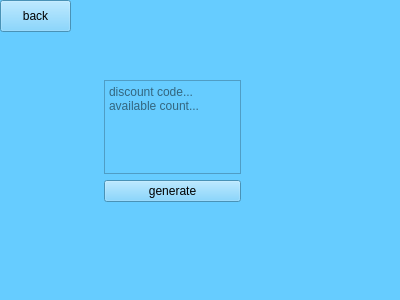
<?xml version="1.0" encoding="UTF-8"?>
<ui version="4.0">
 <class>Get_discode_form</class>
 <widget class="QWidget" name="Get_discode_form">
  <property name="geometry">
   <rect>
    <x>0</x>
    <y>0</y>
    <width>400</width>
    <height>300</height>
   </rect>
  </property>
  <property name="palette">
   <palette>
    <active>
     <colorrole role="WindowText">
      <brush brushstyle="SolidPattern">
       <color alpha="255">
        <red>0</red>
        <green>0</green>
        <blue>0</blue>
       </color>
      </brush>
     </colorrole>
     <colorrole role="Button">
      <brush brushstyle="SolidPattern">
       <color alpha="255">
        <red>102</red>
        <green>204</green>
        <blue>255</blue>
       </color>
      </brush>
     </colorrole>
     <colorrole role="Light">
      <brush brushstyle="SolidPattern">
       <color alpha="255">
        <red>230</red>
        <green>247</green>
        <blue>255</blue>
       </color>
      </brush>
     </colorrole>
     <colorrole role="Midlight">
      <brush brushstyle="SolidPattern">
       <color alpha="255">
        <red>166</red>
        <green>225</green>
        <blue>255</blue>
       </color>
      </brush>
     </colorrole>
     <colorrole role="Dark">
      <brush brushstyle="SolidPattern">
       <color alpha="255">
        <red>51</red>
        <green>102</green>
        <blue>127</blue>
       </color>
      </brush>
     </colorrole>
     <colorrole role="Mid">
      <brush brushstyle="SolidPattern">
       <color alpha="255">
        <red>68</red>
        <green>136</green>
        <blue>170</blue>
       </color>
      </brush>
     </colorrole>
     <colorrole role="Text">
      <brush brushstyle="SolidPattern">
       <color alpha="255">
        <red>0</red>
        <green>0</green>
        <blue>0</blue>
       </color>
      </brush>
     </colorrole>
     <colorrole role="BrightText">
      <brush brushstyle="SolidPattern">
       <color alpha="255">
        <red>255</red>
        <green>255</green>
        <blue>255</blue>
       </color>
      </brush>
     </colorrole>
     <colorrole role="ButtonText">
      <brush brushstyle="SolidPattern">
       <color alpha="255">
        <red>0</red>
        <green>0</green>
        <blue>0</blue>
       </color>
      </brush>
     </colorrole>
     <colorrole role="Base">
      <brush brushstyle="SolidPattern">
       <color alpha="255">
        <red>255</red>
        <green>255</green>
        <blue>255</blue>
       </color>
      </brush>
     </colorrole>
     <colorrole role="Window">
      <brush brushstyle="SolidPattern">
       <color alpha="255">
        <red>102</red>
        <green>204</green>
        <blue>255</blue>
       </color>
      </brush>
     </colorrole>
     <colorrole role="Shadow">
      <brush brushstyle="SolidPattern">
       <color alpha="255">
        <red>0</red>
        <green>0</green>
        <blue>0</blue>
       </color>
      </brush>
     </colorrole>
     <colorrole role="AlternateBase">
      <brush brushstyle="SolidPattern">
       <color alpha="255">
        <red>178</red>
        <green>229</green>
        <blue>255</blue>
       </color>
      </brush>
     </colorrole>
     <colorrole role="ToolTipBase">
      <brush brushstyle="SolidPattern">
       <color alpha="255">
        <red>255</red>
        <green>255</green>
        <blue>220</blue>
       </color>
      </brush>
     </colorrole>
     <colorrole role="ToolTipText">
      <brush brushstyle="SolidPattern">
       <color alpha="255">
        <red>0</red>
        <green>0</green>
        <blue>0</blue>
       </color>
      </brush>
     </colorrole>
    </active>
    <inactive>
     <colorrole role="WindowText">
      <brush brushstyle="SolidPattern">
       <color alpha="255">
        <red>0</red>
        <green>0</green>
        <blue>0</blue>
       </color>
      </brush>
     </colorrole>
     <colorrole role="Button">
      <brush brushstyle="SolidPattern">
       <color alpha="255">
        <red>102</red>
        <green>204</green>
        <blue>255</blue>
       </color>
      </brush>
     </colorrole>
     <colorrole role="Light">
      <brush brushstyle="SolidPattern">
       <color alpha="255">
        <red>230</red>
        <green>247</green>
        <blue>255</blue>
       </color>
      </brush>
     </colorrole>
     <colorrole role="Midlight">
      <brush brushstyle="SolidPattern">
       <color alpha="255">
        <red>166</red>
        <green>225</green>
        <blue>255</blue>
       </color>
      </brush>
     </colorrole>
     <colorrole role="Dark">
      <brush brushstyle="SolidPattern">
       <color alpha="255">
        <red>51</red>
        <green>102</green>
        <blue>127</blue>
       </color>
      </brush>
     </colorrole>
     <colorrole role="Mid">
      <brush brushstyle="SolidPattern">
       <color alpha="255">
        <red>68</red>
        <green>136</green>
        <blue>170</blue>
       </color>
      </brush>
     </colorrole>
     <colorrole role="Text">
      <brush brushstyle="SolidPattern">
       <color alpha="255">
        <red>0</red>
        <green>0</green>
        <blue>0</blue>
       </color>
      </brush>
     </colorrole>
     <colorrole role="BrightText">
      <brush brushstyle="SolidPattern">
       <color alpha="255">
        <red>255</red>
        <green>255</green>
        <blue>255</blue>
       </color>
      </brush>
     </colorrole>
     <colorrole role="ButtonText">
      <brush brushstyle="SolidPattern">
       <color alpha="255">
        <red>0</red>
        <green>0</green>
        <blue>0</blue>
       </color>
      </brush>
     </colorrole>
     <colorrole role="Base">
      <brush brushstyle="SolidPattern">
       <color alpha="255">
        <red>255</red>
        <green>255</green>
        <blue>255</blue>
       </color>
      </brush>
     </colorrole>
     <colorrole role="Window">
      <brush brushstyle="SolidPattern">
       <color alpha="255">
        <red>102</red>
        <green>204</green>
        <blue>255</blue>
       </color>
      </brush>
     </colorrole>
     <colorrole role="Shadow">
      <brush brushstyle="SolidPattern">
       <color alpha="255">
        <red>0</red>
        <green>0</green>
        <blue>0</blue>
       </color>
      </brush>
     </colorrole>
     <colorrole role="AlternateBase">
      <brush brushstyle="SolidPattern">
       <color alpha="255">
        <red>178</red>
        <green>229</green>
        <blue>255</blue>
       </color>
      </brush>
     </colorrole>
     <colorrole role="ToolTipBase">
      <brush brushstyle="SolidPattern">
       <color alpha="255">
        <red>255</red>
        <green>255</green>
        <blue>220</blue>
       </color>
      </brush>
     </colorrole>
     <colorrole role="ToolTipText">
      <brush brushstyle="SolidPattern">
       <color alpha="255">
        <red>0</red>
        <green>0</green>
        <blue>0</blue>
       </color>
      </brush>
     </colorrole>
    </inactive>
    <disabled>
     <colorrole role="WindowText">
      <brush brushstyle="SolidPattern">
       <color alpha="255">
        <red>51</red>
        <green>102</green>
        <blue>127</blue>
       </color>
      </brush>
     </colorrole>
     <colorrole role="Button">
      <brush brushstyle="SolidPattern">
       <color alpha="255">
        <red>102</red>
        <green>204</green>
        <blue>255</blue>
       </color>
      </brush>
     </colorrole>
     <colorrole role="Light">
      <brush brushstyle="SolidPattern">
       <color alpha="255">
        <red>230</red>
        <green>247</green>
        <blue>255</blue>
       </color>
      </brush>
     </colorrole>
     <colorrole role="Midlight">
      <brush brushstyle="SolidPattern">
       <color alpha="255">
        <red>166</red>
        <green>225</green>
        <blue>255</blue>
       </color>
      </brush>
     </colorrole>
     <colorrole role="Dark">
      <brush brushstyle="SolidPattern">
       <color alpha="255">
        <red>51</red>
        <green>102</green>
        <blue>127</blue>
       </color>
      </brush>
     </colorrole>
     <colorrole role="Mid">
      <brush brushstyle="SolidPattern">
       <color alpha="255">
        <red>68</red>
        <green>136</green>
        <blue>170</blue>
       </color>
      </brush>
     </colorrole>
     <colorrole role="Text">
      <brush brushstyle="SolidPattern">
       <color alpha="255">
        <red>51</red>
        <green>102</green>
        <blue>127</blue>
       </color>
      </brush>
     </colorrole>
     <colorrole role="BrightText">
      <brush brushstyle="SolidPattern">
       <color alpha="255">
        <red>255</red>
        <green>255</green>
        <blue>255</blue>
       </color>
      </brush>
     </colorrole>
     <colorrole role="ButtonText">
      <brush brushstyle="SolidPattern">
       <color alpha="255">
        <red>51</red>
        <green>102</green>
        <blue>127</blue>
       </color>
      </brush>
     </colorrole>
     <colorrole role="Base">
      <brush brushstyle="SolidPattern">
       <color alpha="255">
        <red>102</red>
        <green>204</green>
        <blue>255</blue>
       </color>
      </brush>
     </colorrole>
     <colorrole role="Window">
      <brush brushstyle="SolidPattern">
       <color alpha="255">
        <red>102</red>
        <green>204</green>
        <blue>255</blue>
       </color>
      </brush>
     </colorrole>
     <colorrole role="Shadow">
      <brush brushstyle="SolidPattern">
       <color alpha="255">
        <red>0</red>
        <green>0</green>
        <blue>0</blue>
       </color>
      </brush>
     </colorrole>
     <colorrole role="AlternateBase">
      <brush brushstyle="SolidPattern">
       <color alpha="255">
        <red>102</red>
        <green>204</green>
        <blue>255</blue>
       </color>
      </brush>
     </colorrole>
     <colorrole role="ToolTipBase">
      <brush brushstyle="SolidPattern">
       <color alpha="255">
        <red>255</red>
        <green>255</green>
        <blue>220</blue>
       </color>
      </brush>
     </colorrole>
     <colorrole role="ToolTipText">
      <brush brushstyle="SolidPattern">
       <color alpha="255">
        <red>0</red>
        <green>0</green>
        <blue>0</blue>
       </color>
      </brush>
     </colorrole>
    </disabled>
   </palette>
  </property>
  <property name="windowTitle">
   <string>Form</string>
  </property>
  <widget class="QPushButton" name="back_button">
   <property name="geometry">
    <rect>
     <x>0</x>
     <y>0</y>
     <width>71</width>
     <height>32</height>
    </rect>
   </property>
   <property name="text">
    <string>back</string>
   </property>
  </widget>
  <widget class="QWidget" name="">
   <property name="geometry">
    <rect>
     <x>104</x>
     <y>80</y>
     <width>137</width>
     <height>122</height>
    </rect>
   </property>
   <layout class="QVBoxLayout" name="verticalLayout">
    <item>
     <widget class="QTextEdit" name="discode_text">
      <property name="enabled">
       <bool>false</bool>
      </property>
      <property name="placeholderText">
       <string>discount code...    available count...</string>
      </property>
     </widget>
    </item>
    <item>
     <widget class="QPushButton" name="generate_button">
      <property name="text">
       <string>generate</string>
      </property>
     </widget>
    </item>
   </layout>
  </widget>
 </widget>
 <resources/>
 <connections/>
</ui>
